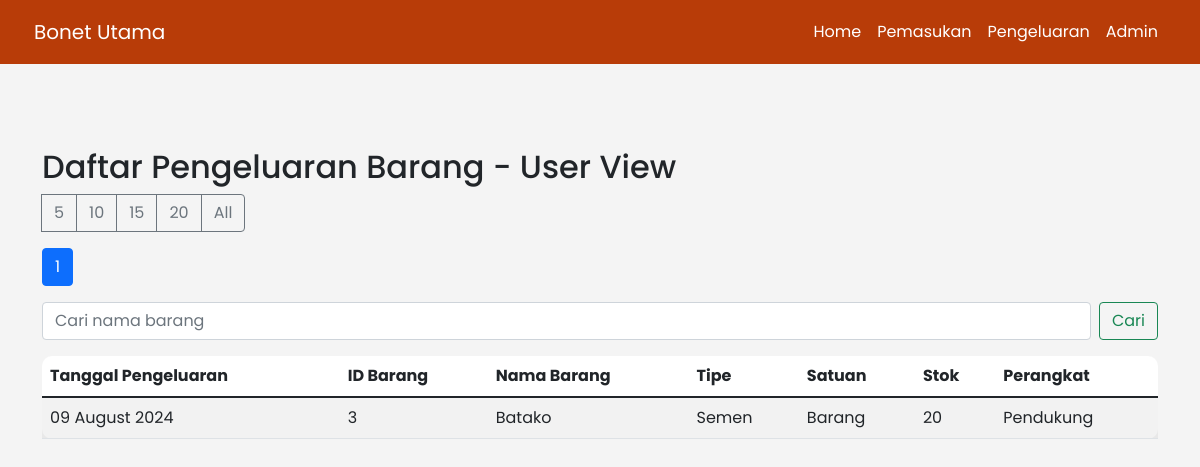
Page /pengeluaran.php on the committed database.
### tables this page shows
CREATE TABLE `tb_pengeluaran_barang` (
  `Tanggal_Pengeluaran` date NOT NULL,
  `ID_Barang` int(50) NOT NULL,
  `Nama_Barang` varchar(255) NOT NULL,
  `Tipe` varchar(255) NOT NULL,
  `Satuan` varchar(255) NOT NULL,
  `Stok` int(50) NOT NULL,
  `Perangkat` varchar(255) NOT NULL
);

### pengeluaran.php (the view, shortened to what this page needs)
<?php
include('koneksi.php');
$search = isset($_GET['search']) ? $_GET['search'] : '';
$total_query = "SELECT COUNT(*) as total FROM tb_pengeluaran_barang WHERE Nama_Barang LIKE '%$search%'";
$total_result = $conn->query($total_query);
$total_row = $total_result->fetch_assoc();
$total = $total_row['total'];
$limit = isset($_SESSION['limit']) ? (int)$_SESSION['limit'] : 25;
$page = isset($_GET['page']) ? (int)$_GET['page'] : 1;
$offset = ($page - 1) * $limit;
$query = "SELECT * FROM tb_pengeluaran_barang WHERE Nama_Barang LIKE '%$search%' LIMIT $limit OFFSET $offset";
$result = $conn->query($query);
?>
<!DOCTYPE html>
<html lang="en">
<head>
    <link href="https://cdn.jsdelivr.net/npm/bootstrap@5.1.3/dist/css/bootstrap.min.css" rel="stylesheet">
</head>
<body>
<nav class="navbar navbar-expand-lg navbar-custom fixed-top">
        <div class="container p-1">
            <a class="navbar-brand" href="index.php">Bonet Utama</a>
            <div class="collapse navbar-collapse" id="navbarNav">
                <ul class="navbar-nav ms-auto">
                    <li class="nav-item">
                        <a class="nav-link active" aria-current="page" href="index.php">Home</a>
                    </li>
                    <li class="nav-item">
                        <a class="nav-link" href="pemasukan.php">Pemasukan</a>
                    </li>
                    <li class="nav-item">
                        <a class="nav-link" href="pengeluaran.php">Pengeluaran</a>
                    </li>
                    <li class="nav-item">
                        <a class="nav-link" href="login.php">Admin</a>
                    </li>
                </ul>
            </div>
        </div>
    </nav>
    <div class="container mt-5">
        <h2>Daftar Pengeluaran Barang - User View</h2>
        <div class="actions mb-3">
            <form method="GET" action="pengeluaran.php" class="d-inline">
                <div class="btn-group" role="group">
                    <button type="submit" name="limit" value="5" class="btn btn-outline-secondary">5</button>
                    <button type="submit" name="limit" value="10" class="btn btn-outline-secondary">10</button>
                    <button type="submit" name="limit" value="15" class="btn btn-outline-secondary">15</button>
                    <button type="submit" name="limit" value="20" class="btn btn-outline-secondary">20</button>
                    <button type="submit" name="limit" value="all" class="btn btn-outline-secondary">All</button>
                </div>
            </form>
        </div>
        <nav aria-label="Page navigation example">
        <ul class="pagination">
            <?php
            $total_pages = ceil($total / $limit);
            for ($i = 1; $i <= $total_pages; $i++): ?>
                <li class="page-item <?= $i == $page ? 'active' : '' ?>">
                    <a class="page-link" href="pengeluaran.php?page=<?= $i ?>&search=<?= htmlspecialchars($search) ?>"><?= $i ?></a>
                </li>
            <?php endfor; ?>
        </ul>
        </nav>
        <form class="d-flex mb-3" method="GET" action="pengeluaran.php">
        <input class="form-control me-2" type="search" placeholder="Cari nama barang" aria-label="Search" name="search" value="<?= htmlspecialchars($search) ?>">
        <button class="btn btn-outline-success" type="submit">Cari</button>
        </form>
        <table class="table table-striped">
            <thead>
                <tr>
                    <th>Tanggal Pengeluaran</th>
                    <th>ID Barang</th>
                    <th>Nama Barang</th>
                    <th>Tipe</th>
                    <th>Satuan</th>
                    <th>Stok</th>
                    <th>Perangkat</th>
                </tr>
            </thead>
            <tbody>
                <?php while ($row = $result->fetch_assoc()): ?>
                <tr>
                <?php
                $tanggal = date("d F Y", strtotime($row['Tanggal_Pengeluaran']));
                ?>
                    <td><?= htmlspecialchars($tanggal) ?></td>
                    <td><?= htmlspecialchars($row['ID_Barang']) ?></td>
                    <td><?= htmlspecialchars($row['Nama_Barang']) ?></td>
                    <td><?= htmlspecialchars($row['Tipe']) ?></td>
                    <td><?= htmlspecialchars($row['Satuan']) ?></td>
                    <td><?= htmlspecialchars($row['Stok']) ?></td>
                    <td><?= htmlspecialchars($row['Perangkat']) ?></td>
                </tr>
                <?php endwhile; ?>
            </tbody>
        </table>
    </div>
</body>
</html>

### pengeluaran.php (style rules this page uses)
body { font-family: 'Poppins', sans-serif; background-color: #f4f4f4; }
.navbar-custom { background-color: #B83C08; }
.navbar-custom .navbar-brand, .navbar-custom .nav-link { color: #fff; }
.container { padding-top: 100px; }
.table { background-color: #fff; padding: 20px; border-radius: 10px; }

### rows in the picture
tb_pengeluaran_barang: Tanggal_Pengeluaran "09 August 2024", ID_Barang "3", Nama_Barang "Batako", Tipe "Semen", Satuan "Barang", Stok "20", Perangkat "Pendukung"
